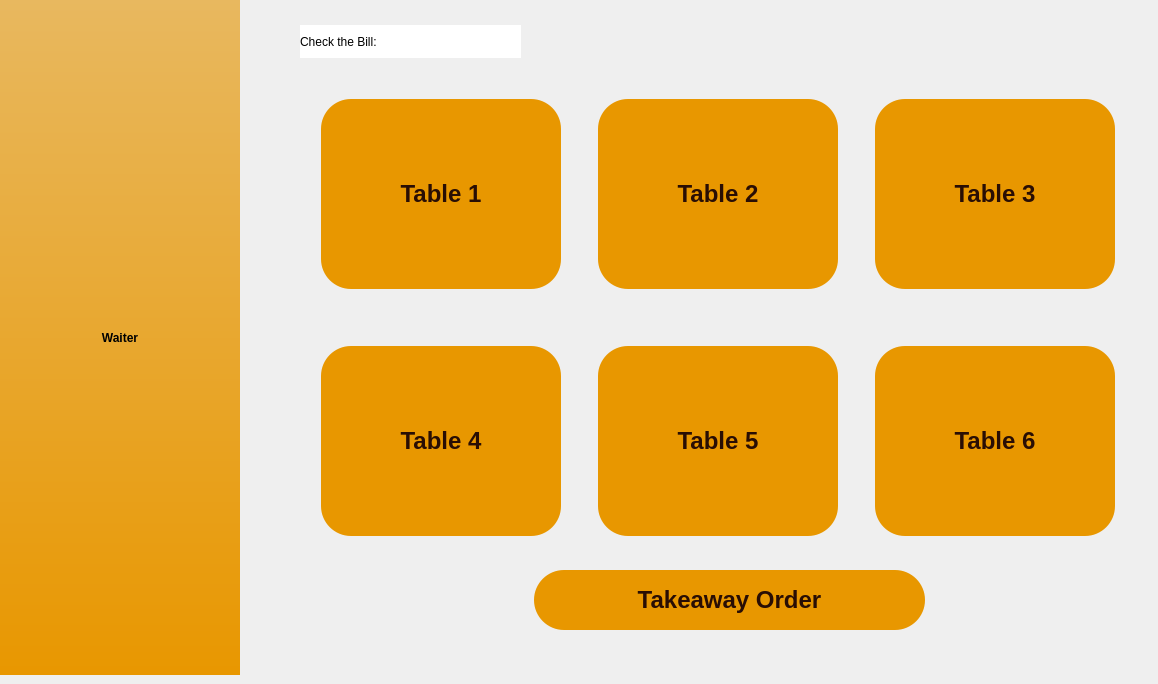
    <widget class="QWidget" name="Waiter_Page">
     <property name="styleSheet">
      <string notr="true">*{
	font: 24pt &quot;Segoe UI&quot;;

}

#Waiter_Page
{
	

	background-color: rgb(255, 255, 255);

}

QFrame
{

	border-radius:45px;
	background-color: rgb(255, 255, 255);

}

QLineEdit
{
	color: rgb(112, 112, 112);
	border:none;
	border-bottom:1px solid  rgb(112, 112, 112);
	background:transparent;

}


QPushButton
{
	border-radius:35px;
	background-color: rgb(104, 78, 50);
	color: rgb(112, 112, 112); 
	color:#ffffff; 
	font: 18pt;
	font-weight:500;
}

QPushButton:hover
{
	border-radius:35px;
	background-color: rgb(234, 192, 144);
	color: rgb(112, 112, 112); 
	color:#ffffff; 
}
</string>
     </property>
     <widget class="QFrame" name="frame_9">
      <property name="geometry">
       <rect>
        <x>0</x>
        <y>0</y>
        <width>240</width>
        <height>675</height>
       </rect>
      </property>
      <property name="styleSheet">
       <string notr="true">QFrame
{

	background-color: qlineargradient(spread:pad, x1:0, y1:0, x2:0, y2:1, stop:0 rgba(197, 197, 197, 255), stop:1 rgba(136, 136, 136, 255));

	background-color: rgb(232, 151, 0);

	background-color: qlineargradient(spread:pad, x1:0, y1:0, x2:0, y2:1, stop:0 rgba(232, 184, 95, 255), stop:1 rgba(232, 151, 0, 255));
border-radius:0px;
}

QPushButton
{
background-color: rgb(240, 186, 88,0);
font-size: 20px;
height: 73px;
width: 1px;
border: none;
color: white; 
	color: rgb(41, 14, 4);

}</string>
      </property>
      <property name="frameShape">
       <enum>QFrame::StyledPanel</enum>
      </property>
      <property name="frameShadow">
       <enum>QFrame::Raised</enum>
      </property>
      <layout class="QVBoxLayout" name="verticalLayout_10">
       <item>
        <widget class="QLabel" name="Waiter_Page_label_name">
         <property name="styleSheet">
          <string notr="true">background-color: rgb(255, 255, 255,0);
font-weight:500;</string>
         </property>
         <property name="text">
          <string>Waiter</string>
         </property>
         <property name="alignment">
          <set>Qt::AlignCenter</set>
         </property>
        </widget>
       </item>
      </layout>
     </widget>
     <widget class="QWidget" name="gridLayoutWidget_2">
      <property name="geometry">
       <rect>
        <x>290</x>
        <y>48</y>
        <width>859</width>
        <height>541</height>
       </rect>
      </property>
      <layout class="QGridLayout" name="gridLayout_2">
       <item row="1" column="2">
        <widget class="QPushButton" name="Waiter_Page_btn_check_table_6">
         <property name="minimumSize">
          <size>
           <width>240</width>
           <height>190</height>
          </size>
         </property>
         <property name="maximumSize">
          <size>
           <width>240</width>
           <height>190</height>
          </size>
         </property>
         <property name="styleSheet">
          <string notr="true">
QPushButton
{

	background-color: rgb(232, 151, 0);
	color: rgb(41, 14, 4);
border-radius: 30px;
border:none;
}
QPushButton:hover
{
	background-color: rgb(240, 186, 88);
	color: rgb(41, 14, 4);
border-radius: 30px;
border:none;
}

</string>
         </property>
         <property name="text">
          <string>Table 6</string>
         </property>
        </widget>
       </item>
       <item row="0" column="0">
        <widget class="QPushButton" name="Waiter_Page_btn_check_table_1">
         <property name="minimumSize">
          <size>
           <width>240</width>
           <height>190</height>
          </size>
         </property>
         <property name="maximumSize">
          <size>
           <width>240</width>
           <height>190</height>
          </size>
         </property>
         <property name="styleSheet">
          <string notr="true">
QPushButton
{

	background-color: rgb(232, 151, 0);
	color: rgb(41, 14, 4);
border-radius: 30px;
border:none;
}
QPushButton:hover
{
	background-color: rgb(240, 186, 88);
	color: rgb(41, 14, 4);
border-radius: 30px;
border:none;
}

</string>
         </property>
         <property name="text">
          <string>Table 1</string>
         </property>
        </widget>
       </item>
       <item row="1" column="1">
        <widget class="QPushButton" name="Waiter_Page_btn_check_table_5">
         <property name="minimumSize">
          <size>
           <width>240</width>
           <height>190</height>
          </size>
         </property>
         <property name="maximumSize">
          <size>
           <width>240</width>
           <height>190</height>
          </size>
         </property>
         <property name="styleSheet">
          <string notr="true">
QPushButton
{

	background-color: rgb(232, 151, 0);
	color: rgb(41, 14, 4);
border-radius: 30px;
border:none;
}
QPushButton:hover
{
	background-color: rgb(240, 186, 88);
	color: rgb(41, 14, 4);
border-radius: 30px;
border:none;
}

</string>
         </property>
         <property name="text">
          <string>Table 5</string>
         </property>
        </widget>
       </item>
       <item row="0" column="1">
        <widget class="QPushButton" name="Waiter_Page_btn_check_table_2">
         <property name="minimumSize">
          <size>
           <width>240</width>
           <height>190</height>
          </size>
         </property>
         <property name="maximumSize">
          <size>
           <width>240</width>
           <height>190</height>
          </size>
         </property>
         <property name="styleSheet">
          <string notr="true">
QPushButton
{

	background-color: rgb(232, 151, 0);
	color: rgb(41, 14, 4);
border-radius: 30px;
border:none;
}
QPushButton:hover
{
	background-color: rgb(240, 186, 88);
	color: rgb(41, 14, 4);
border-radius: 30px;
border:none;
}

</string>
         </property>
         <property name="text">
          <string>Table 2</string>
         </property>
        </widget>
       </item>
       <item row="1" column="0">
        <widget class="QPushButton" name="Waiter_Page_btn_check_table_4">
         <property name="minimumSize">
          <size>
           <width>240</width>
           <height>190</height>
          </size>
         </property>
         <property name="maximumSize">
          <size>
           <width>240</width>
           <height>190</height>
          </size>
         </property>
         <property name="styleSheet">
          <string notr="true">
QPushButton
{

	background-color: rgb(232, 151, 0);
	color: rgb(41, 14, 4);
border-radius: 30px;
border:none;
}
QPushButton:hover
{
	background-color: rgb(240, 186, 88);
	color: rgb(41, 14, 4);
border-radius: 30px;
border:none;
}

</string>
         </property>
         <property name="text">
          <string>Table 4</string>
         </property>
        </widget>
       </item>
       <item row="0" column="2">
        <widget class="QPushButton" name="Waiter_Page_btn_check_table_3">
         <property name="minimumSize">
          <size>
           <width>240</width>
           <height>190</height>
          </size>
         </property>
         <property name="maximumSize">
          <size>
           <width>240</width>
           <height>190</height>
          </size>
         </property>
         <property name="styleSheet">
          <string notr="true">
QPushButton
{

	background-color: rgb(232, 151, 0);
	color: rgb(41, 14, 4);
border-radius: 30px;
border:none;
}
QPushButton:hover
{
	background-color: rgb(240, 186, 88);
	color: rgb(41, 14, 4);
border-radius: 30px;
border:none;
}

</string>
         </property>
         <property name="text">
          <string>Table 3</string>
         </property>
        </widget>
       </item>
      </layout>
     </widget>
     <widget class="QPushButton" name="Waiter_Page_btn_takeaway_order">
      <property name="geometry">
       <rect>
        <x>534</x>
        <y>570</y>
        <width>391</width>
        <height>60</height>
       </rect>
      </property>
      <property name="styleSheet">
       <string notr="true">
QPushButton
{

	background-color: rgb(232, 151, 0);
	color: rgb(41, 14, 4);
border-radius: 30px;
border:none;
}
QPushButton:hover
{
	background-color: rgb(240, 186, 88);
	color: rgb(41, 14, 4);
border-radius: 30px;
border:none;
}

</string>
      </property>
      <property name="text">
       <string>Takeaway Order</string>
      </property>
     </widget>
     <widget class="QLabel" name="Waiter_Page_label_check_the_bill">
      <property name="geometry">
       <rect>
        <x>300</x>
        <y>25</y>
        <width>221</width>
        <height>33</height>
       </rect>
      </property>
      <property name="text">
       <string>Check the Bill:</string>
      </property>
     </widget>
    </widget>
